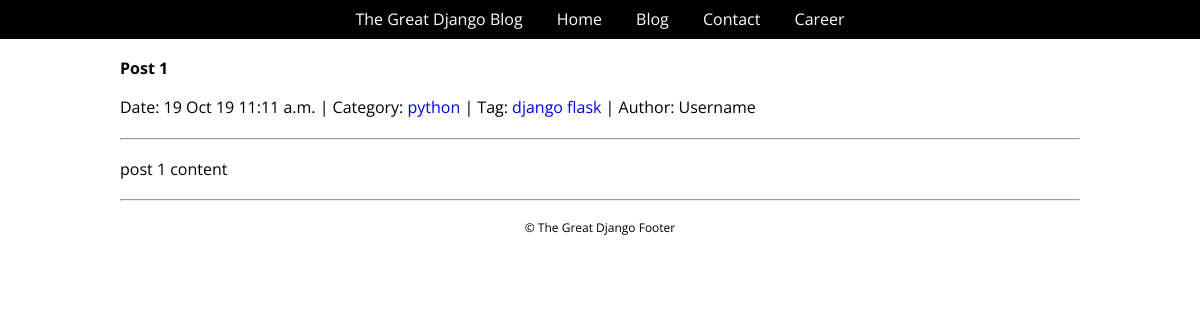
Screenshot of /1/post-1 with the database file from the repository.
### myapp/models.py (models this page shows, shortened)
class Post(models.Model):
	title = models.CharField(max_length=200)
	slug = models.SlugField(unique=True,
							help_text='Slug will be generated automatically \
									   from the title of the post')
	content = RichTextUploadingField()
	pub_date = models.DateTimeField(auto_now_add=True)
	author = models.ForeignKey(Author)
	category = models.ForeignKey(Category)
	tags = models.ManyToManyField(Tag)

class Category(models.Model):
	name = models.CharField(max_length=100, unique=True)
	slug = models.SlugField(max_length=100, unique=True)
	author = models.ForeignKey(Author)
	def __str__(self):
		return self.name
	def get_absolute_url(self):
		return reverse('post_by_category', args=[self.slug])
	class Meta:
		verbose_name_plural = 'Categories'

class Tag(models.Model):
	name = models.CharField(max_length=100, unique=True)
	slug = models.SlugField(max_length=100, unique=True)
	author = models.ForeignKey(Author)
	def __str__(self):
		return self.name
	def get_absolute_url(self):
		return reverse('post_by_tag', args=[self.slug])

class Author(models.Model):
	user = models.OneToOneField(User, null=True, blank=True)
	activation_key = models.CharField(max_length=255, default=1)
	email_validated = models.BooleanField(default=False)

### myapp/views.py (the view)
# urls.py: url(r'^(?P<pk>\d+)/(?P<post_slug>[\w\d-]+)$', views.post_detail, name='post_detail'),
def post_detail(request, pk, post_slug):
	post = get_object_or_404(Post, pk=pk)
	return render(request, 'myapp/post_detail.html', {'post': post})

### myapp/templates/myapp/post_detail.html (shortened to what this page needs)
{% extends "myapp/base.html" %}
{% block content %}
<div class="content">
    <div class="section-inner clearfix">
        <h1>{{ post.title|capfirst }}</h1>
        <p class="post-info">
            {% include 'myapp/post_info.html' %}
        </p>
        <hr>
        <p>
            {{ post.content | safe }}
        </p>
    </div>
</div>
{% endblock %}

### myapp/templates/myapp/post_info.html
<span>Date: {{ post.pub_date|date:"d M y h:i a" }} </span> |
<span>Category: <a href="{{ post.category.get_absolute_url }}">{{ post.category }}</a> </span> |
<span>Tag:
    {% for tag in post.tags.all %}
    	<a href="{{ tag.get_absolute_url }}">{{ tag }}</a>
    {% empty %}
    	None
    {% endfor %}
</span> |
<span>Author: {{ post.author.user.username|capfirst }}</span>

### myapp/static/myapp/css/style.css (style rules this page uses)
body { font-family: "Open Sans",'MS Sans Serif', sans-serif, Verdana, Arial; }
.section-inner { max-width: 960px; padding: 0 15px; margin: 0 auto; }
h1 { margin: 20px 0px; }
p { margin: 20px 0px; }
.content a { text-decoration: none; }

### rows the page displays
Post: title "Post 1", pub_date "19 Oct 19 11:11 a.m.", category "python", author.user.username "Username", content "post 1 content"
Tag: name "django"
Tag: name "flask"
